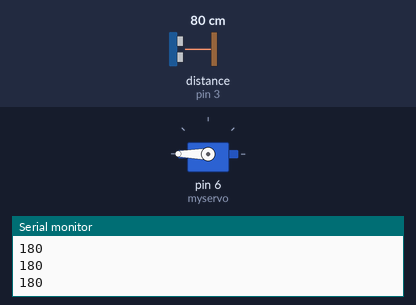
The sketch below on a simulated Arduino Uno, built with avr-gcc and run on an emulated ATmega328P. Shown: servo, the last lines printed to the serial monitor. Wiring (inferred from the names in the program): ultrasonic range finder: trigger pin 2; echo pin 3. Inputs (shaded band) come from the test bench; at power-on: distance to the obstacle (sensor on pin 3) 80 cm. The echo pulse lasts 58.3 µs per cm; no radio packets arrive unless stated.

Above: at 1.2 s.
1.3 s: distance to the obstacle (sensor on pin 3) set to 2 cm
At 2.4 s:
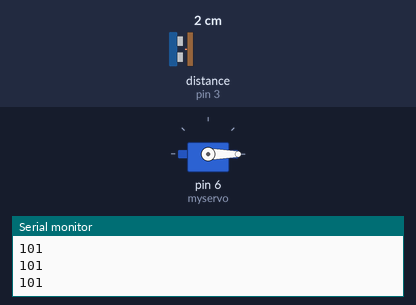
2.8 s: distance to the obstacle (sensor on pin 3) set to 13 cm
4.3 s: distance to the obstacle (sensor on pin 3) set to 17 cm
At 4.8 s:
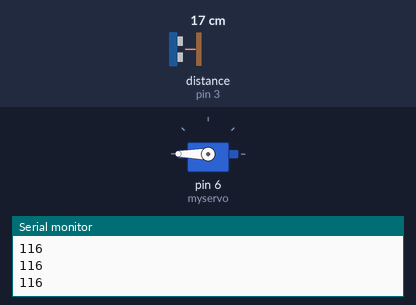
5.8 s: distance to the obstacle (sensor on pin 3) set to 4 cm
At 7.2 s:
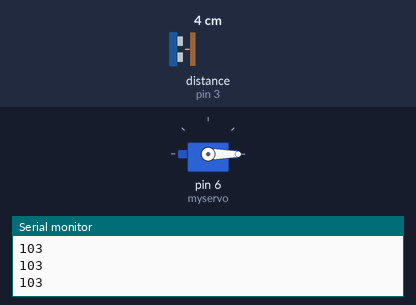
Timing chart, 0 to 8.3 s (numbered marks = the images above; inputs shaded):
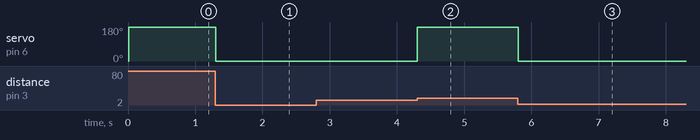

Measured:
- the behaviour switches between 15 and 16 cm on distance to the obstacle (sensor on pin 3) (found by bisection; images 1 and 2)
- after the input at 1.3 s, servo on pin 6 (myservo): 180° → 0° at once
- after the input at 4.3 s, servo on pin 6 (myservo): 0° → 180° at once
- after the input at 5.8 s, servo on pin 6 (myservo): 180° → 0° at once

The sketch:

multi_transmitter_with_sonar_int_delay_servo.ino
```cpp
#include <SPI.h>
#include <nRF24L01.h>
#include <RF24.h>
#include <Servo.h>

// Set the CE & CSN pins
#define CE_PIN   9
#define CSN_PIN 10

// For Sonar Sensor
#define trigPin 2
#define echoPin 3

// This is the address used to send/receive
#define NODE 0

const byte txAddr[] = {1, 2, 3, 4};

const byte txPipe = txAddr[NODE];

// Create a Radio
RF24 radio(CE_PIN, CSN_PIN);

unsigned long long current_time, prev_time;

bool flag = true;
Servo myservo;

void setup() {

  while (!Serial);
  Serial.begin(9600);

  // Sonar pin mode
  pinMode(trigPin, OUTPUT);
  pinMode(echoPin, INPUT);

  // Start the Radio!
  radio.begin();

  radio.setPALevel(RF24_PA_MIN); // RF24_PA_MIN, RF24_PA_LOW, RF24_PA_HIGH, RF24_PA_MAX

  radio.setDataRate(RF24_250KBPS); // RF24_250KBPS, RF24_1MBPS, RF24_2MBPS

  // Number of retries and set tx/rx address
  radio.setChannel(108);
  radio.openWritingPipe(txPipe);

  radio.stopListening();

  prev_time = millis();

  myservo.attach(6,600,2300);  // (pin, min, max)
  myservo.write(0);
}

float measure(){
  long duration;
  float distance;

  digitalWrite(trigPin, LOW);
  delayMicroseconds(2);

  digitalWrite(trigPin, HIGH);
  delayMicroseconds(10);

  digitalWrite(trigPin, LOW);
  duration = pulseIn(echoPin, HIGH);

  distance = (duration/2) / 29;

  if (distance > 99)
	  return 99;

  return distance;
}


void loop() {

  float distance = measure();

  int node = txPipe;

  int n_send = (node*100) + (int)distance;

  radio.write(&n_send, sizeof(n_send));

  //Servo Motor Code
  if(distance >= 15){
    myservo.write(180);
    flag = false;
  }

  else if(flag == false && distance <= 15){
    myservo.write(0);
    flag = true;
  }

  current_time = millis();
  if((current_time - prev_time >= 30000) && flag == false){
      delay(30000);
      prev_time = millis();
  }

  Serial.println(n_send);
  //delay(1000);

}
```
